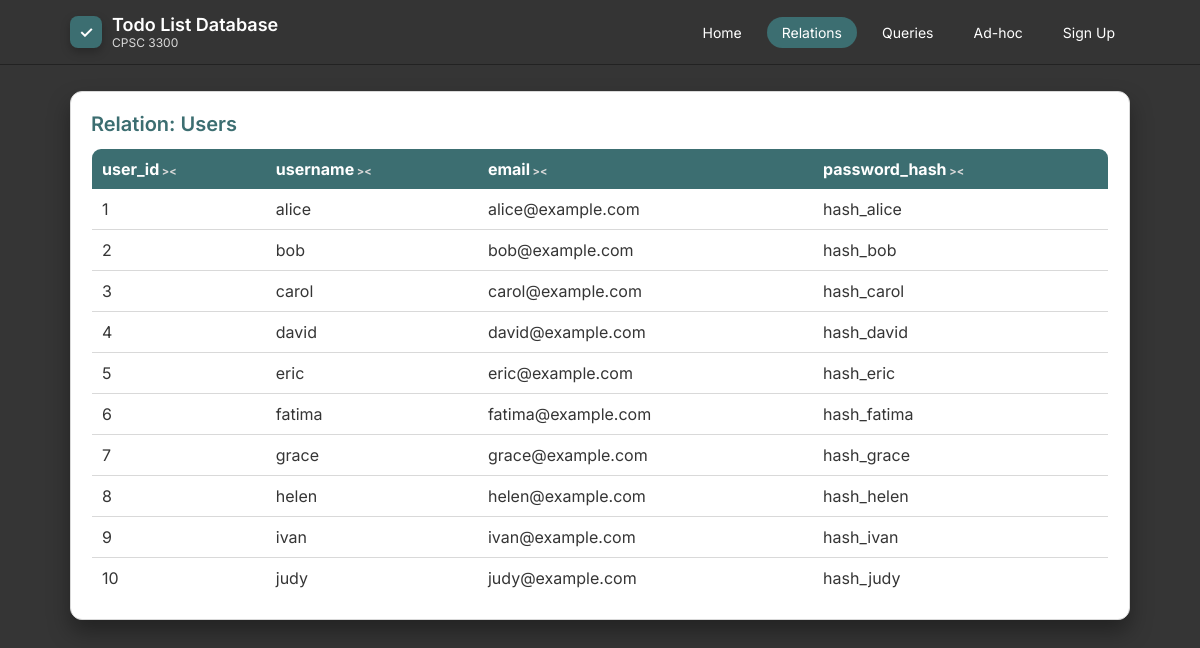
The page /relations.php?table=Users on the database its author committed.
### tables this page shows
CREATE TABLE Users (
    user_id       INT AUTO_INCREMENT PRIMARY KEY,
    username      VARCHAR(50)  NOT NULL UNIQUE,
    email         VARCHAR(100) NOT NULL UNIQUE,
    password_hash VARCHAR(255) NOT NULL
);

### relations.php (the view, shortened to what this page needs)
<?php
include 'db.php';
include 'header.php';
$currentTable = isset($_GET['table']) ? $_GET['table'] : null;
    ?>
<div class="card">
    <h2>Relation: <?php echo htmlspecialchars($currentTable); ?></h2>
    <?php
    try {
        $stmt = $pdo->query("SELECT * FROM $currentTable");
        $rows = $stmt->fetchAll();
        if (!$rows) {
            echo "<p>No data in this table.</p>";
        } else {
            echo "<table>";
            echo "<thead><tr>";
            foreach (array_keys($rows[0]) as $colName) {
                echo "<th class=\"sortable\">" . htmlspecialchars($colName) . "</th>";
            }
            echo "</tr></thead>";
            echo "<tbody>";
            foreach ($rows as $row) {
                echo "<tr>";
                foreach ($row as $val) {
                    echo "<td>" . htmlspecialchars((string)$val) . "</td>";
                }
                echo "</tr>";
            }
            echo "</tbody>";
            echo "</table>";
        }
    } catch (PDOException $e) {
        echo "<p><strong>Error reading table:</strong> " . htmlspecialchars($e->getMessage()) . "</p>";
    }
    ?>
</div>
</div></body></html>

### header.php (style rules this page uses)
:root { --bg-dark: #353535; --bg-card: #ffffff; --accent-blue: #3c6e71; --accent-blue2: #284b63; --text-light: #ffffff; --text-dark: #353535; --grey-soft: #d9d9d9; --radius: 12px; --shadow: 0 12px 22px rgba(0,0,0,0.35); }
* { box-sizing: border-box; }
body { margin: 0; padding: 0; background: var(--bg-dark); font-family: "Inter", sans-serif; color: var(--text-light); }
.card { background: var(--bg-card); border-radius: var(--radius); border: 1px solid var(--grey-soft); box-shadow: var(--shadow); padding: 20px; margin-bottom: 24px; color: var(--text-dark); }
.card h2 { margin: 0; font-size: 20px; font-weight: 600; color: var(--accent-blue); }
table { width: 100%; border-collapse: collapse; margin-top: 12px; background: var(--bg-card); border: 1px solid var(--grey-soft); border-radius: 10px; overflow: hidden; color: var(--text-dark); }
th { background: var(--accent-blue); padding: 10px; color: white; text-align: left; }
td { padding: 10px; border-bottom: 1px solid var(--grey-soft); }
th.sortable { cursor: pointer; }
th.sortable::after { content: ' ><'; font-size: 11px; color: var(--grey-soft); }

### rows shown on the page
users: user_id "1", username "alice", email "alice@example.com", password_hash "hash_alice"
users: user_id "2", username "bob", email "bob@example.com", password_hash "hash_bob"
users: user_id "3", username "carol", email "carol@example.com", password_hash "hash_carol"
users: user_id "4", username "david", email "david@example.com", password_hash "hash_david"
users: user_id "5", username "eric", email "eric@example.com", password_hash "hash_eric"
users: user_id "6", username "fatima", email "fatima@example.com", password_hash "hash_fatima"
users: user_id "7", username "grace", email "grace@example.com", password_hash "hash_grace"
users: user_id "8", username "helen", email "helen@example.com", password_hash "hash_helen"
users: user_id "9", username "ivan", email "ivan@example.com", password_hash "hash_ivan"
users: user_id "10", username "judy", email "judy@example.com", password_hash "hash_judy"

### other values the page prints
$currentTable "Users"
$colName "user_id"
$colName "username"
$colName "email"
$colName "password_hash"
